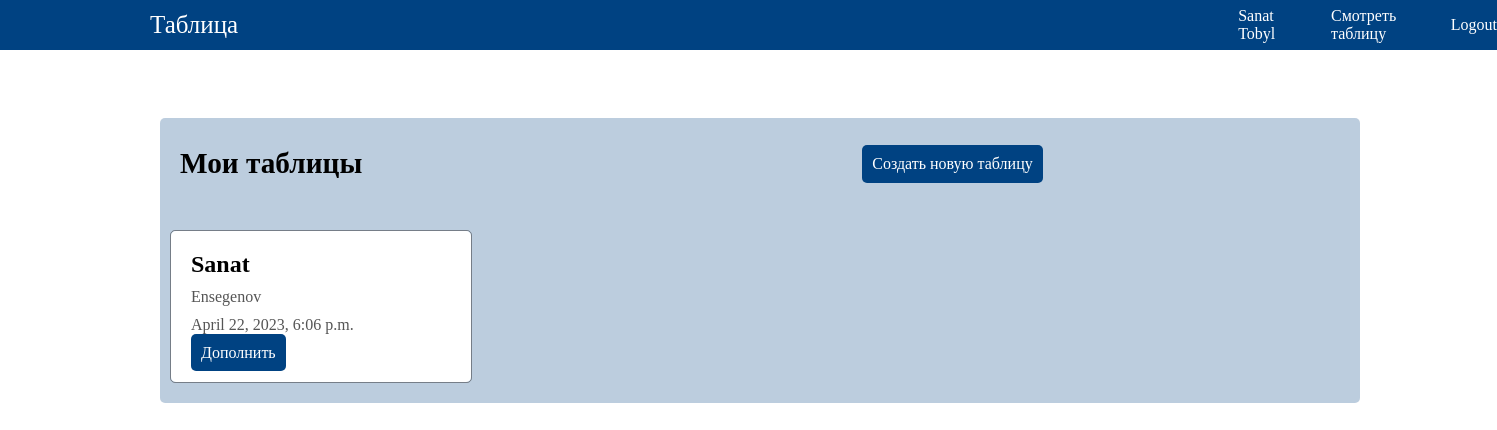
The page / (signed in) on the database its author committed.
### info1/models.py (models this page shows)
class User_name(models.Model):
    firstname = models.CharField(null=False, max_length=255)
    secondname = models.CharField(null=False, max_length=255, default='')
    created_at = models.DateTimeField(auto_now_add=True)
    owner = models.ForeignKey(User, on_delete=models.CASCADE, null=False, related_name='user_names')
    class Meta:
        verbose_name = 'User_name'
        verbose_name_plural = 'User_names'

### info1/views.py (the view)
# urls.py: path('', index_page, name='index'),
def index_page(request):
    if request.user.is_authenticated:
        user_names = User_name.objects.filter(owner_id=request.user.id)
        return render(request, 'info1/index.html', {'user_names': user_names, 'user': request.user})
    else:
        return redirect('/auth/login/')

### info1/templates/info1/index.html (shortened to what this page needs)
<!DOCTYPE html>
<html lang="en">
<head>
</head>
<body>
    <div class="menu"  >
          <div class="menu1" >
            <div class="tab">Таблица</div>
                <div class="q">{{user.first_name}} {{user.last_name}}</div>
                <div style="margin-left: 50px;"><a class="q" aria-current="page" href="/all.html">Смотреть таблицу</a></div>
                <div style="margin-left: 50px;"><a class="q" aria-current="page" href="/auth/logout">Logout</a></div>
          </div>
    </div>
    <div class="c">
      <div class="c-h">
        <div class="title">
          <h3>Мои таблицы</h3>
        </div>
        <a class="c-h-btn" href="/info1/create/">Создать новую таблицу</a>
      </div>
      <div class="c-b">
        {% if user_names|length > 0 %}
          {% for user_name in user_names %}
            <div class="c-card">
              <div class="c-card-body">
                <h5 class="c-card-title">{{ user_name.firstname }}</h5>
                <p class="c-card-text">{{ user_name.secondname }}</p>
                <p class="c-card-text">{{ user_name.created_at }}</p>
                <div >
                  <a class="c-card-btn" href="/info1/{{ user_name.id }}">Дополнить</a>
                </div>
              </div>
            </div>
          {% endfor %}
        {% else %}
          <div class="c-nodata">
            <h4>No blogs are created yet!</h4>
          </div>
        {% endif %}
      </div>
    </div>
</body>
</html>

### info1/templates/info1/index.html (style rules this page uses)
body { margin: 0; }
.tab { color: #fff; margin-left: 150px; margin-right: 1000px; font-size: 25px; }
.menu { background-color: #004282; }
.menu1 { display: flex; align-items: center; height: 50px; }
.q { color: #fff; text-decoration: none; }
.c-h { display: flex; align-items: center; width: 100%; margin-top: 50px; margin-bottom: 20px; }
.c { background-color: #00418243; border-radius:5px; margin-left: 160px; width: 1200px; padding-bottom: 10px; }
.title { margin-left: 20px; margin-right: 500px; font-size: 25px; }
.c-h-btn { padding: 10px; background-color: #004282; color: #fff; border-radius: 5px; text-decoration: none; }
.c-b { width: 100%; }
.c-card { margin: 10px; width: 300px; border: 1px solid #110c0c68; border-radius: 5px; }
.c-card-body { padding: 20px; border-radius: 5px; background-color: #fff; }
.c-card-title { margin: 0; font-size: 24px; }
.c-card-text { margin: 10px 0; font-size: 16px; color: #555; }
.c-card-btn { padding: 10px; background-color: #004282; color: #fff; border-radius: 5px; text-decoration: none; }

### rows shown on the page
User_name: firstname "Sanat", secondname "Ensegenov", created_at "April 22, 2023, 6:06 p.m."

### other values the page prints
{{ user.first_name }} "Sanat"
{{ user.last_name }} "Tobyl"
